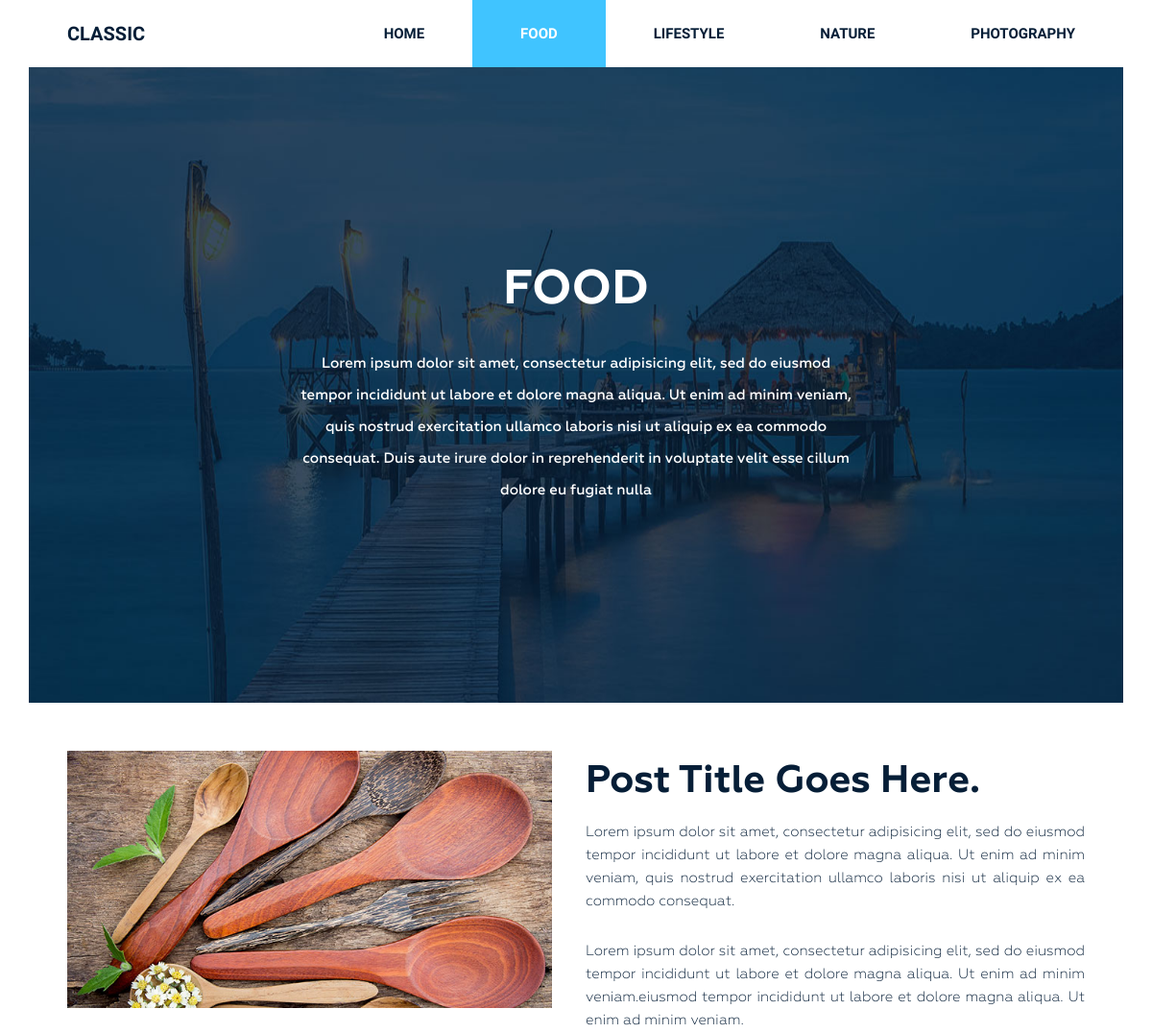
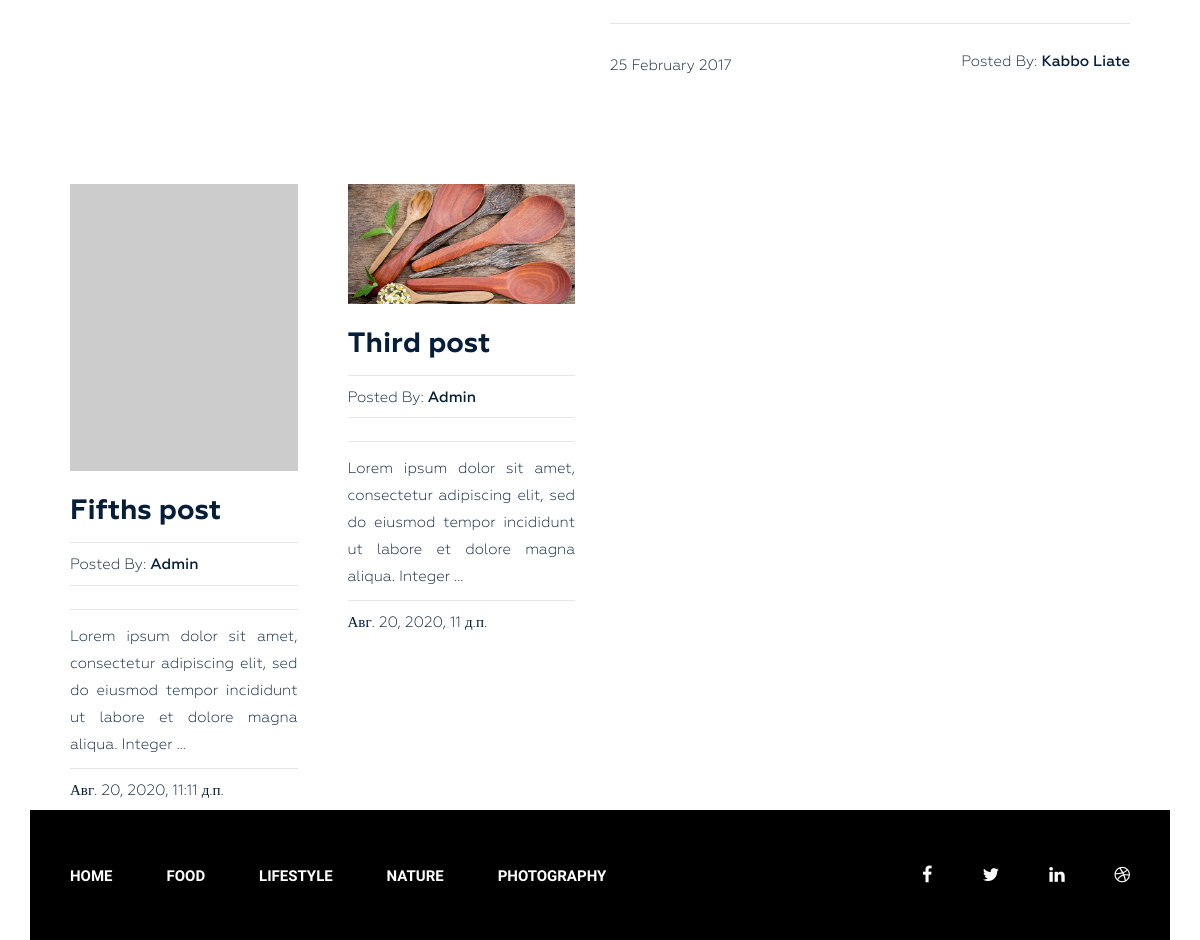
The app's page /category/food/ with its own data (2 pictures, top to bottom).
### blog/models.py (models this page shows, shortened)
class Category(models.Model):
    title = models.CharField(max_length=100, verbose_name='Название категории')
    slug = models.SlugField(max_length=100, verbose_name='Category URL', unique=True)
    def __str__(self):
        return self.title
    def get_absolute_url(self):
        return reverse('category', kwargs={'slug': self.slug})
    class Meta:
        verbose_name = 'Категория'
        verbose_name_plural = 'Категории'
        ordering = ['title']

class Post(models.Model):
    title = models.CharField(max_length=100, verbose_name='Заголовок поста')
    content = models.TextField(blank=True, verbose_name='Содержание')
    author = models.CharField(max_length=100, verbose_name='Автор')
    photo = models.ImageField(upload_to='photo/%Y/%m/%d/', blank=True, verbose_name='Фотография')
    created_at = models.DateTimeField(auto_now_add=True, verbose_name='Создано')
    updated_at = models.DateTimeField(auto_now=True, verbose_name='Отредактировано')
    views = models.IntegerField(verbose_name='Количество просмотрров', default=0)
    category = models.ForeignKey(to=Category, on_delete=models.PROTECT, verbose_name='Категория')
    tags = models.ManyToManyField(to=Tag, blank=True, verbose_name='Теги')
    slug = models.SlugField(max_length=100, verbose_name='Post URL', unique=True)
    def get_absolute_url(self):
        return reverse('post', kwargs={'slug': self.slug})
    class Meta:
        verbose_name = 'Пост'
        verbose_name_plural = 'Посты'
        ordering = ['-updated_at']

### blog/views.py (the view)
# urls.py: path('category/<str:slug>/', PostsByCategory.as_view(), name='category'),
class PostsByCategory(ListView):
    model = Category
    context_object_name = 'category'
    template_name = 'blog/category.html'
    paginate_by = 4
    allow_empty = False
    def get_queryset(self):
        return Post.objects.filter(category__slug=self.kwargs['slug'])
    def get_context_data(self, *, object_list=None, **kwargs):
        context = super().get_context_data(**kwargs)
        context['title'] = Category.objects.get(slug=self.kwargs['slug'])
        return context

### blog/templatetags/menu_tag.py (called while the page is built)
@register.inclusion_tag('blog/tags/menu.html')
def show_menu(menu_class='menu'):
    categories = Category.objects.all()
    context = {
        'categories': categories,
        'menu_class': menu_class,
    }
    return context

### blog/templates/blog/category.html (shortened to what this page needs)
{% extends 'base.html' %}
{% load static %}
{% block content %}
<section class="bg-text-area">
    <div class="container">
        <div class="row">
            <div class="col-md-12">
                <div class="bg-text">
                    <h3>{{ title }}</h3>
                    <p>Lorem ipsum dolor sit amet, consectetur adipisicing elit, sed do eiusmod tempor incididunt ut labore et dolore magna aliqua. Ut enim ad minim veniam, quis nostrud exercitation ullamco laboris nisi ut aliquip ex ea commodo consequat. Duis aute irure dolor in reprehenderit in voluptate velit esse cillum dolore eu fugiat nulla </p>
                </div>
            </div>
        </div>
    </div>
</section>
<section class="blog-post-area">
    <div class="container">
        <div class="row">
            <div class="blog-post-area-style">
                <div class="col-md-12">
                    <div class="single-post-big">
                        <div class="big-image">
                            <img src="{% static 'img/post-image1.jpg' %}" alt="">
                        </div>
                        <div class="big-text">
                            <h3><a href="#">Post Title Goes Here.</a></h3>
                            <p>Lorem ipsum dolor sit amet, consectetur adipisicing elit, sed do eiusmod tempor incididunt ut labore et dolore magna aliqua. Ut enim ad minim veniam, quis nostrud exercitation ullamco laboris nisi ut aliquip ex ea commodo consequat.</p>
                            <p>Lorem ipsum dolor sit amet, consectetur adipisicing elit, sed do eiusmod tempor incididunt ut labore et dolore magna aliqua. Ut enim ad minim veniam.eiusmod tempor incididunt ut labore et dolore magna aliqua. Ut enim ad minim veniam.</p>
                            <h4><span class="date">25 February 2017</span><span class="author">Posted By: <span class="author-name">Kabbo Liate</span></span>
                            </h4>
                        </div>
                    </div>
                </div>
                {% for i in category %}
                <div class="col-md-3">
                    <div class="single-post">
                        {% if i.photo %}
                        <img src="{{ i.photo.url }}" alt="{{ i.title }}">
                        {% else %}
                        <img src="https://picsum.photos/id/237/300/201" alt="{{ i.title }}">
                        {% endif %}
                        <h3><a href="{{ i.get_absolute_url }}">{{ i.title }}</a></h3>
                        <h4><span>Posted By: <span class="author-name">{{ i.author }}</span></span>
                        </h4>
                        <p>{{ i.content|safe|linebreaks|truncatewords:20 }}</p>
                        <h4><span>{{ i.created_at }}</span></h4>
                    </div>
                </div>
                {% endfor %}
            </div>
        </div>
    </div>
</section>
{% endblock %}

### blog/templates/blog/tags/menu.html
<div class="{{ menu_class }}">
    <ul>
        <li><a href="{% url 'home' %}">Home</a></li>
        {% for i in categories %}
        <li><a href="{{ i.get_absolute_url }}">{{ i.title }}</a></li>
        {% endfor %}
    </ul>
</div>

### dartblog/static/style.css (style rules this page uses)
.wrapper header.header .menu { margin: 0 }
.wrapper header.header .menu ul { float: right; margin: 0; padding: 0; margin-right: 4px; }
.wrapper header.header .menu ul li { display: inline-block; list-style: outside none none; margin: 0 -4px 0 0; }
.wrapper header.header .menu ul li a { color: rgb(6, 30, 55); font-family: "Raleway", sans-serif; font-size: 15px; font-weight: 600; line-height: 70px; padding: 26px 50px; text-decoration: none; text-transform: uppercase; }
.wrapper header.header .menu ul li.active a { background: #40c4ff; color: #fff; }
.wrapper section.bg-text-area .bg-text { background-image: url(img/bg-iamges.jpg); background-size: 100% 100%; padding: 205px 280px; }
.wrapper section.bg-text-area .bg-text h3 { color: #fff; font-family: Geometria; font-size: 50px; font-weight: 700; text-align: center; text-transform: uppercase; margin: 0; }
.wrapper section.bg-text-area .bg-text p { color: #fff; font-family: Geometria; font-size: 15px; font-weight: 500; line-height: 33px; margin: 32px 0 0; text-align: center; }
section.blog-post-area { margin-top: 50px; }
section.blog-post-area .big-image { float: left; width: 50%; padding-right: 35px; }
section.blog-post-area .big-text { float: right; width: 50%; padding-right: 20px; }
section.blog-post-area img { width: 100%; }
section.blog-post-area .big-text h3 { margin: 10px 0 0; }
section.blog-post-area .big-text h3 a { font-family: Geometria; font-weight: 700; font-size: 40px; color: #061e37; text-decoration: none; }
section.blog-post-area .big-text p { color: #061e37; font-family: Geometria; font-size: 15px; font-weight: 400; line-height: 24px; padding-top: 18px; text-align: justify; text-decoration: none; }
section.blog-post-area .big-text h4 { margin-top: 25px; padding-top: 30px; position: relative; }
section.blog-post-area .big-text h4::before { background: #e6e6e6 none repeat scroll 0 0; content: ""; height: 1px; position: absolute; top: 0; width: 100%; }
section.blog-post-area .single-post { padding-right: 20px; margin: 100px 0px 0px; }
section.blog-post-area h4 span { font-family: Geometria; font-weight: 400; font-size: 15px; color: #061e37; text-decoration: none; }
section.blog-post-area .big-text h4 span.author { float: right }
section.blog-post-area h4 span.author-name { font-weight: 500; }
.blog-post-area .single-post h3 a { font-family: Geometria; font-size: 28px; font-weight: 700; text-decoration: none; color: #061e37; }
.blog-post-area .single-post p { color: #061e37; font-family: Geometria; font-size: 15px; font-weight: 400; line-height: 27px; padding-top: 14px; position: relative; text-align: justify; }
.blog-post-area .single-post h4 { margin-bottom: 12px; padding-top: 10px; position: relative; }
.blog-post-area .single-post h4::before { background: #e6e6e6 none repeat scroll 0 0; content: ""; height: 1px; position: absolute; top: 0; width: 100%; }
.blog-post-area .single-post p::before { background: #e6e6e6 none repeat scroll 0 0; content: ""; height: 1px; position: absolute; top: 0; width: 100%; }
.blog-post-area .single-post h3 { margin: 25px 0 15px; }
.blog-post-area .blog-post-area-style { margin: 0 20px 0 40px; }
.wrapper footer.footer .footer-menu { margin: 0 }
.wrapper footer.footer .footer-menu ul { line-height: 130px; margin: 0; padding: 0; }
.wrapper footer.footer .footer-menu ul li { display: inline; list-style: outside none none; margin: 0; padding: 30px 0px; }
.wrapper footer.footer .footer-menu ul li a { color: #fff; font-family: "Raleway", sans-serif; font-size: 15px; font-weight: 600; line-height: 70px; margin-left: 40px; padding: 26px 10px 26px 0; text-decoration: none; text-transform: uppercase; }

### records on screen
Category: title "FOOD"
Category: title "LIFESTYLE"
Category: title "NATURE"
Category: title "PHOTOGRAPHY"
Post: title "Fifths post", author "Admin", content "Lorem ipsum dolor sit amet, consectetur adipiscing elit, sed do eiusmod tempor incididunt ut labore et dolore magna aliqua. Integer …", created_at "Авг. 20, 2020, 11:11 д.п."
Post: photo (picture), title "Third post", author "Admin", content "Lorem ipsum dolor sit amet, consectetur adipiscing elit, sed do eiusmod tempor incididunt ut labore et dolore magna aliqua. Integer …", created_at "Авг. 20, 2020, 11 д.п."
